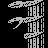

Rendered tile map (Tiled .tmx) drawn with the repository's tilesets; below, a short description and the full map source, tile grids included:
An orthogonal 6x6 tile map with 8x8 px tiles, 1 tile layer (Tile Layer 1).

<map version="1.2" tiledversion="1.3.2" orientation="orthogonal" renderorder="right-down" compressionlevel="0" width="6" height="6" tilewidth="8" tileheight="8" infinite="0" nextlayerid="2" nextobjectid="1">
 <tileset firstgid="1" name="temple-tiles" tilewidth="8" tileheight="8" tilecount="256" columns="16">
  <image source="temple-tiles.png" width="128" height="128" />
 </tileset>
 <layer id="1" name="Tile Layer 1" width="6" height="6">
  <data encoding="csv">
1,59,60,35,36,37,
1,1,1,8,9,10,
1,61,62,35,36,37,
1,77,78,8,9,10,
1,1,1,35,36,37,
1,1,1,8,9,10
</data>
 </layer>
</map>
